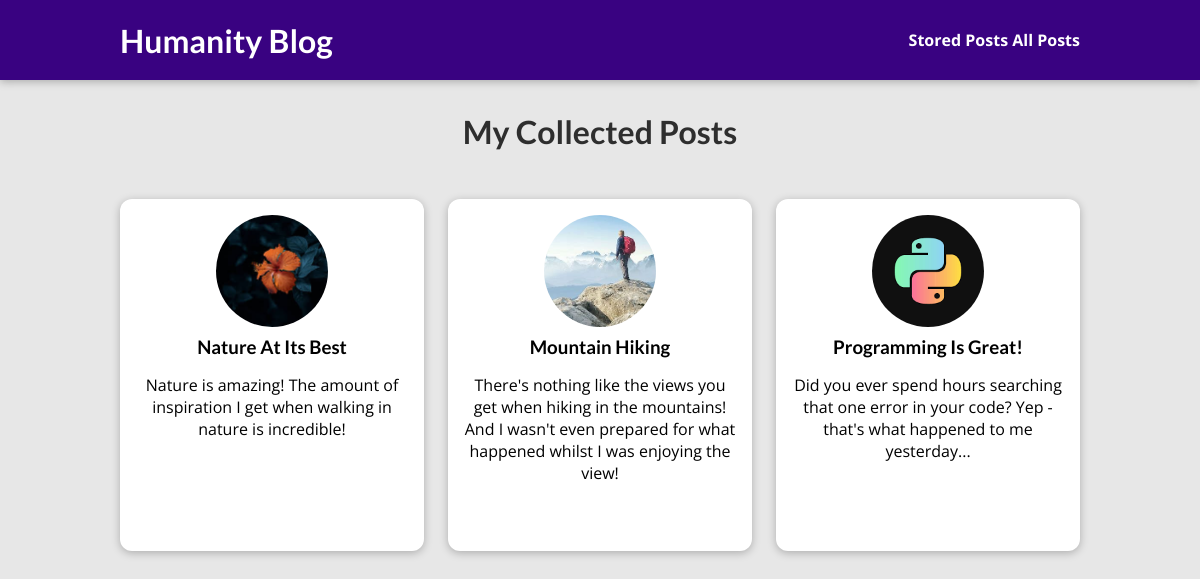
Page /posts on the earlier database version.
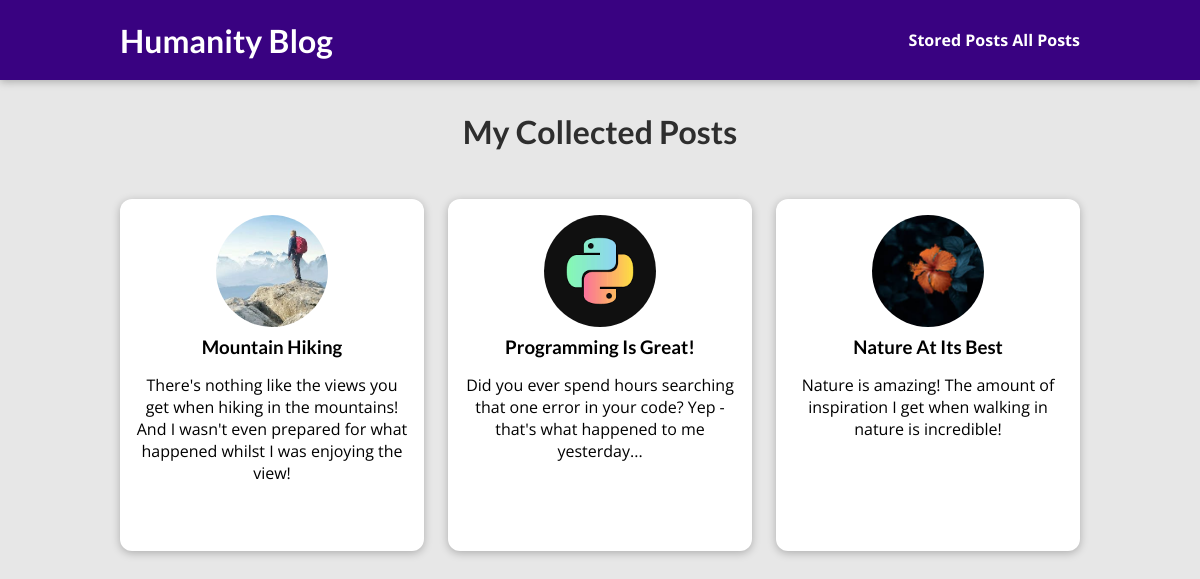
Same page on the later database version.
### blog/models.py (models this page shows, shortened)
class Post(models.Model):
    title = models.CharField(max_length=150)
    excerpt = models.CharField(max_length=200)
    image_name = models.ImageField(upload_to = "posts", null= True)
    date = models.DateField(auto_now=True)
    slug = models.SlugField(unique=True,db_index=True)
    content = models.TextField(validators=[MinLengthValidator(10)])
    author = models.ForeignKey(Author, on_delete=models.SET_NULL, null=True, related_name="posts")
    tags = models.ManyToManyField(Tag)

### blog/views.py (the view)
# urls.py: path("posts",views.AllPostView.as_view(),name="posts-page"),
class AllPostView(ListView):
    template_name = "blog/all-posts.html"
    model = Post
    ordering = ['-date']
    context_object_name = "all_posts"

### blog/templates/blog/all-posts.html (shortened to what this page needs)
{% extends "base.html" %}
{% load static %}
{% block css_files%}
    <link rel="stylesheet" href="{% static "blog/includes/post.css" %}" />
    <link rel="stylesheet" href="{% static "blog/all-posts.css" %}" />
{% endblock %}
{% block content %}
    <section id="all-posts">
        <h2>My Collected Posts</h2>
        <ul>
            {% for post in all_posts %}
                {% include "blog/includes/post.html" %}
            {% endfor %}
        </ul>
    </section>
{% endblock %}

### blog/templates/blog/includes/post.html
<li>
    <article class="post">
        <a href="{% url "post-detail-page" post.slug %}">
            <img src="{{post.image_name.url}}" alt="{post.title}"/>
            <div class="post__content">
                <h3>{{post.title}}</h3>
                <p>{{post.excerpt}}</p>
            </div>
        </a>
    </article>
</li>

Differences in the rows shown:
changed Post "Nature At Its Best": moves down the list
